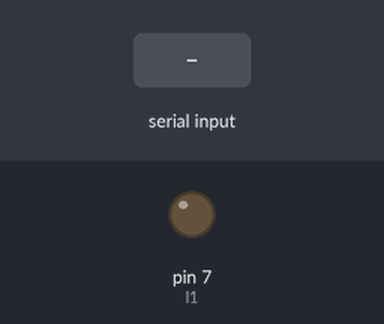
A sketch run on a simulated Arduino Uno, built with avr-gcc and run on an emulated ATmega328P. Parts: output pins drawn as LEDs (lit = HIGH). The inputs (shaded band) are chosen by the test bench.

Above: at 1.2 s.
1.3 s: "a" received over Serial
At 1.7 s:
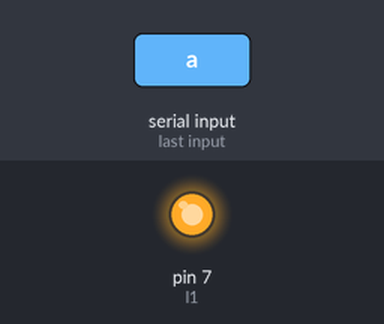
2.8 s: "b" received over Serial
At 4.0 s:
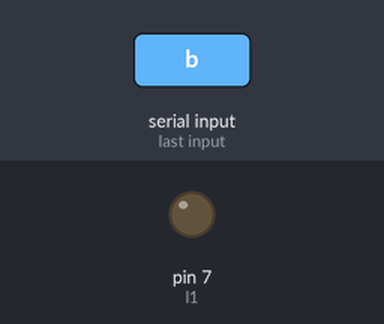
Timing chart, 0 to 5.8 s (numbered marks = the images above; inputs shaded):
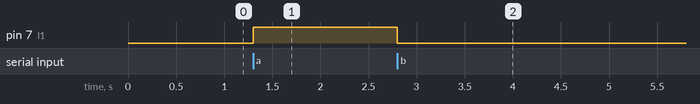

The sketch:

B.ino
```cpp
#define l1 7
#define l2 8
#define l3 9

char caracter;

void setup() {
  Serial.begin(9600);
  pinMode(l1, OUTPUT);
}

void loop() {

  if(Serial.available()) {
  caracter = Serial.read();

    if(caracter == 'a'){ digitalWrite(l1, HIGH);}
    if(caracter == 'b'){ digitalWrite(l1, LOW);}
    if(caracter == 'c'){ digitalWrite(l2, HIGH);}
    if(caracter == 'd'){ digitalWrite(l2, LOW);}
    if(caracter == 'e'){ digitalWrite(l3, HIGH);}
    if(caracter == 'f'){ digitalWrite(l3, LOW);}
  }

}
```

Measured:
- after the input at 1.3 s, pin 7 (l1): LOW → HIGH at once
- after the input at 2.8 s, pin 7 (l1): HIGH → LOW at once
